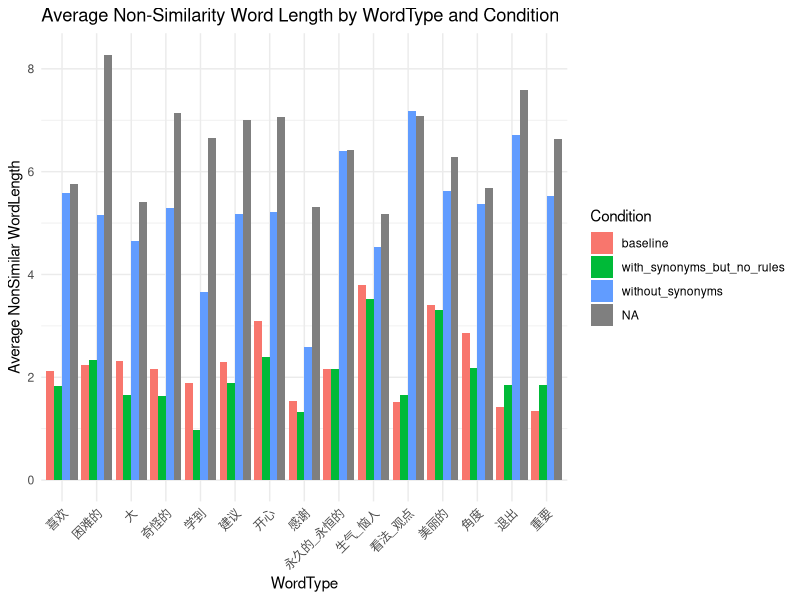
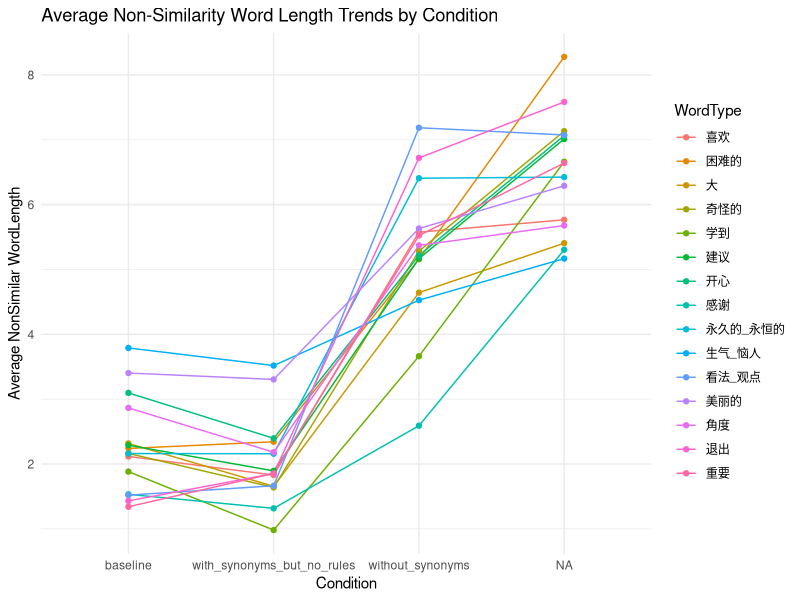

Recreate these plots in R, in order.
# library 不存在则安装
if (!require("ggplot2")) {
  install.packages("ggplot2")
}
if (!require("readr")) {
  install.packages("readr")
}

library(ggplot2)
library(readr)


# separator , header TRUE, stringsAsFactors FALSE
df <- read_csv("result/analysis_results.csv",
                
                col_names = TRUE
)

ggplot(df, aes(x = WordType, y = AverageNonSimilarWordLength, fill = Condition)) +
  geom_bar(stat = "identity", position = "dodge") +
  theme_minimal() +
  labs(title = "Average Non-Similarity Word Length by WordType and Condition",
       x = "WordType", y = "Average NonSimilar WordLength") +
  theme(axis.text.x = element_text(angle = 45, hjust = 1))


ggplot(df, aes(x = Condition, y = AverageNonSimilarWordLength, group = WordType, color = WordType)) +
  geom_line() +
  geom_point() +
  theme_minimal() +
  labs(title = "Average Non-Similarity Word Length Trends by Condition",
       x = "Condition", y = "Average NonSimilar WordLength")
